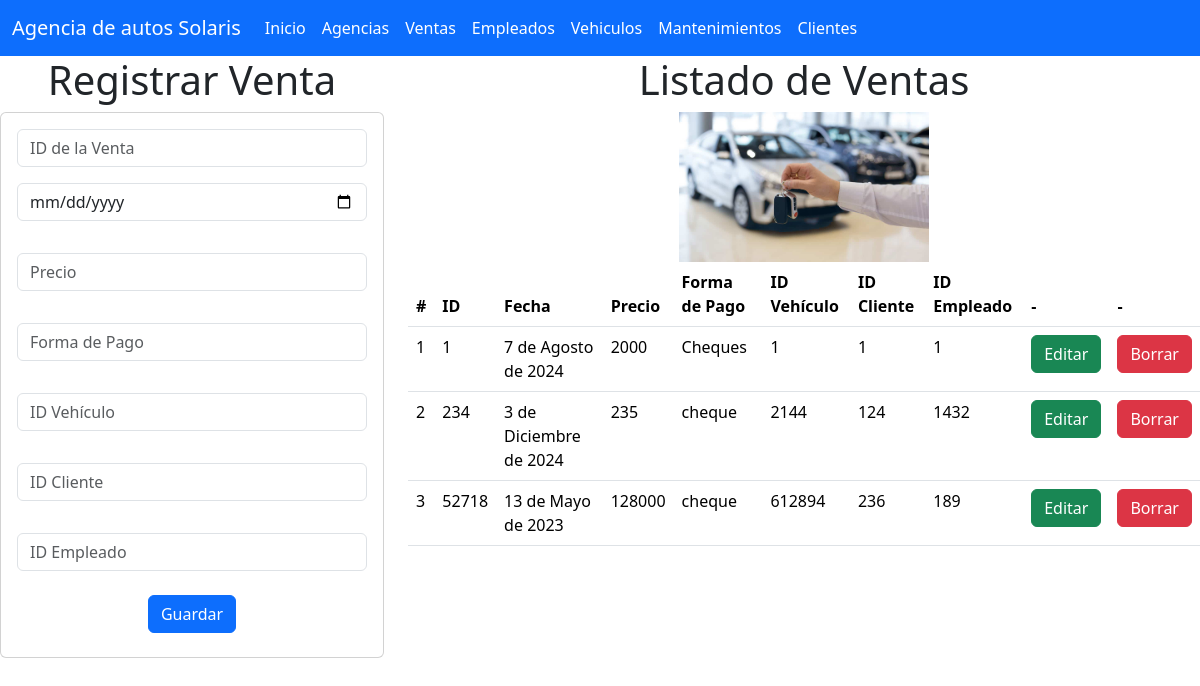
The page /venta_app/ventas on the database its author committed.
### venta_app/models.py (models this page shows, shortened)
class Venta(models.Model):
    id_venta = models.IntegerField(primary_key=True)
    fecha = models.DateField()
    precio = models.IntegerField()
    forma_pago = models.CharField(max_length=255)
    id_vehiculo = models.IntegerField()
    id_cliente = models.IntegerField()
    id_empleado = models.IntegerField()

### venta_app/views.py (the view)
# urls.py: path("ventas",views.ventas,name="ventas"),
def ventas(request):
    lasventas = Venta.objects.all()
    return render(request, 'gestionarVentas.html', {"misventas": lasventas})

### venta_app/templates/gestionarVentas.html (shortened to what this page needs)
{% extends "base.html" %}
{% load static %}
{% block cuerpo %}
<div class="row">
  <div class="col-sm-12 col-md-4 col-lg-4 col-xl-4">
    <h1>Registrar Venta</h1>
    <div class="card">
      <div class="card-body">
        <form action="{% url 'registrarVenta' %}" method="POST">
          <div class="form-group">
            <input type="text" id="txtid_venta" name="txtid_venta" class="form-control" placeholder="ID de la Venta" required>
          </div>
          <div class="form-group py-3">
            <input type="date" id="datefecha" name="datefecha" class="form-control" placeholder="Fecha de Venta" required>
          </div>
          <div class="form-group py-3">
            <input type="number" id="numprecio" name="numprecio" class="form-control" placeholder="Precio" required>
          </div>
          <div class="form-group py-3">
            <input type="text" id="txtforma_pago" name="txtforma_pago" class="form-control" placeholder="Forma de Pago" maxlength="255" required>
          </div>
          <div class="form-group py-3">
            <input type="number" id="numid_vehiculo" name="numid_vehiculo" class="form-control" placeholder="ID Vehículo" required>
          </div>
          <div class="form-group py-3">
            <input type="number" id="numid_cliente" name="numid_cliente" class="form-control" placeholder="ID Cliente" required>
          </div>
          <div class="form-group py-3">
            <input type="number" id="numid_empleado" name="numid_empleado" class="form-control" placeholder="ID Empleado" required>
          </div>
          <div class="form-group py-2">
            <button type="submit" class="btn btn-primary">Guardar</button>
          </div>
        </form>
      </div>
    </div>
  </div>
  <div class="col-sm-12 col-md-8 col-lg-8 col-xl-8">
    <h1>Listado de Ventas</h1>
    <img src="{% static 'img/ventas.jpg' %}" style="width: 250px;" alt="Ejemplo de imagen">
    <div class="table-responsive">
      <table class="table">
        <thead>
          <tr>
            <th scope="col">#</th>
            <th scope="col">ID</th>
            <th scope="col">Fecha</th>
            <th scope="col">Precio</th>
            <th scope="col">Forma de Pago</th>
            <th scope="col">ID Vehículo</th>
            <th scope="col">ID Cliente</th>
            <th scope="col">ID Empleado</th>
            <th scope="col">-</th>
            <th scope="col">-</th>
          </tr>
        </thead>
        <tbody>
          {% for venta in misventas %}
          <tr>
            <td>{{ forloop.counter }}</td>
            <td>{{ venta.id_venta }}</td>
            <td>{{ venta.fecha }}</td>
            <td>{{ venta.precio }}</td>
            <td>{{ venta.forma_pago }}</td>
            <td>{{ venta.id_vehiculo }}</td>
            <td>{{ venta.id_cliente }}</td>
            <td>{{ venta.id_empleado }}</td>
            <td><a href="seleccionarVenta/{{ venta.id_venta }}" class="btn btn-success">Editar</a></td>
            <td><a href="borrarVenta/{{ venta.id_venta }}" class="btn btn-danger">Borrar</a></td>
          </tr>
          {% endfor %}
        </tbody>
      </table>
    </div>
  </div>
{% endblock %}

### rows shown on the page
Venta: id_venta "1", fecha "7 de Agosto de 2024", precio "2000", forma_pago "Cheques", id_vehiculo "1", id_cliente "1", id_empleado "1"
Venta: id_venta "234", fecha "3 de Diciembre de 2024", precio "235", forma_pago "cheque", id_vehiculo "2144", id_cliente "124", id_empleado "1432"
Venta: id_venta "52718", fecha "13 de Mayo de 2023", precio "128000", forma_pago "cheque", id_vehiculo "612894", id_cliente "236", id_empleado "189"
